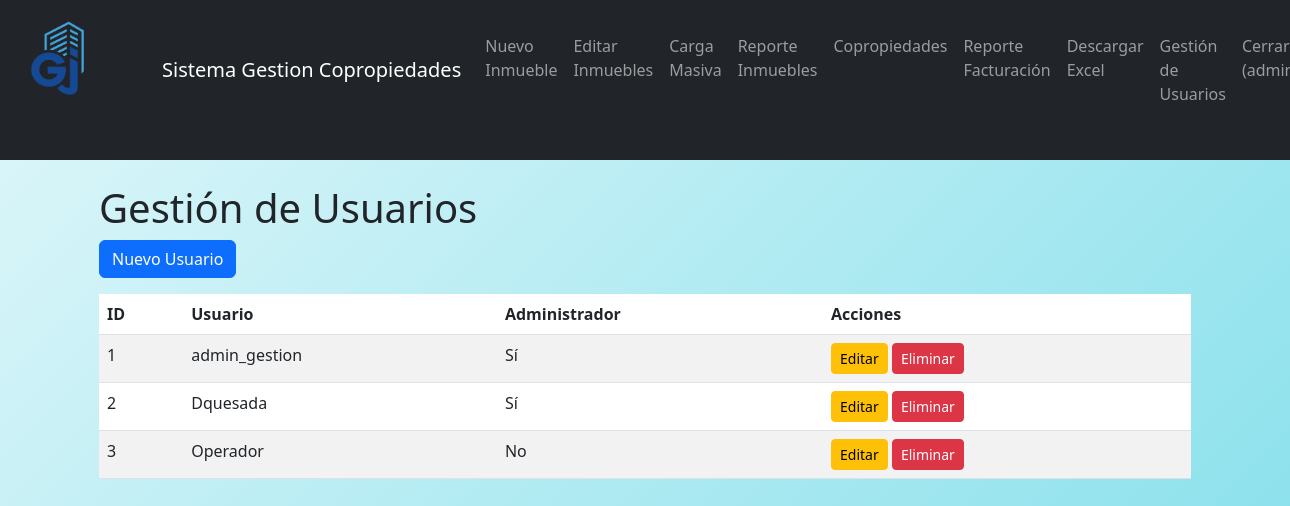
The page /users (signed in) on the database as committed earlier.
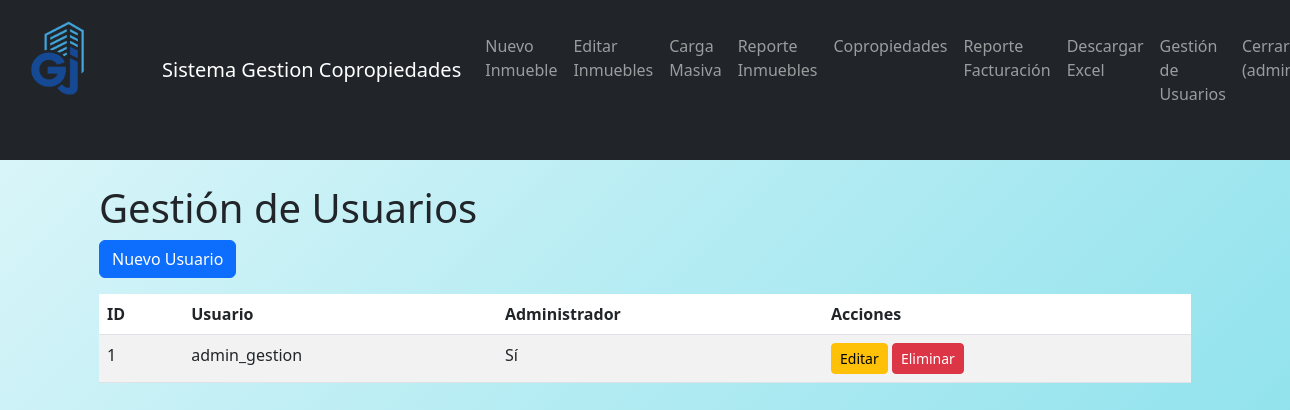
The same page on the database as committed later.
### app/models.py (models this page shows, shortened)
class User(UserMixin, db.Model):
    id = db.Column(db.Integer, primary_key=True)
    username = db.Column(db.String(80), unique=True, nullable=False)
    password_hash = db.Column(db.String(256), nullable=False)
    is_admin = db.Column(db.Boolean, default=False)  # Nuevo campo

### app/routes.py (the view)
@main_bp.route('/users')
@login_required
def list_users():
    if not check_admin():
        return redirect(url_for('main.index'))
    users = User.query.all()
    return render_template('users/list.html', title='Gestión de Usuarios', users=users)

### app/models.py (called while the page is built)
@login_manager.user_loader
def load_user(user_id):
    return User.query.get(int(user_id))

### app/routes.py (called while the page is built)
def check_admin():
    if not current_user.is_authenticated or not current_user.is_admin:
        flash('Acceso denegado. Se requieren privilegios de administrador.', 'danger')
        return False
    return True

### app/templates/users/list.html
{% extends "base.html" %}
{% block content %}
<div class="container">
    <h1>Gestión de Usuarios</h1>
    <div class="mb-3">
        <a href="{{ url_for('main.new_user') }}" class="btn btn-primary">Nuevo Usuario</a>
    </div>
<div class="table-responsive">
    <table class="table table-striped">
        <thead>
            <tr>
                <th>ID</th>
                <th>Usuario</th>
                <th>Administrador</th>
                <th>Acciones</th>
            </tr>
        </thead>
        <tbody>
            {% for user in users %}
            <tr>
                <td>{{ user.id }}</td>
                <td>{{ user.username }}</td>
                <td>{% if user.is_admin %}Sí{% else %}No{% endif %}</td>
                <td>
                    <a href="{{ url_for('main.edit_user', id=user.id) }}" class="btn btn-sm btn-warning">Editar</a>
                    <form action="{{ url_for('main.delete_user', id=user.id) }}" method="post" class="d-inline">
                        <button type="submit" class="btn btn-sm btn-danger" onclick="return confirm('¿Estás seguro de eliminar este usuario?')">Eliminar</button>
                    </form>
                </td>
            </tr>
            {% endfor %}
        </tbody>
    </table>
</div>
</div>
{% endblock %}

### app/templates/base.html (shortened to what this page needs)
<!DOCTYPE html>
<html lang="es">
<head>
    <link href="https://cdn.jsdelivr.net/npm/bootstrap@5.3.0-alpha1/dist/css/bootstrap.min.css" rel="stylesheet">
    <link rel="stylesheet" href="{{ url_for('static', filename='css/style.css') }}">
</head>
<body>
    <nav class="navbar navbar-expand-lg navbar-dark bg-dark mb-4">
            <div class="container text-center mb-4">
                <img src="{{ url_for('static', filename='img/logoGJ.png') }}" alt="logo" class="img-fluid" style="max-height: 100px;">
            </div>
        <div class="container">
            <a class="navbar-brand" href="{{ url_for('main.index') }}">Sistema Gestion Copropiedades</a>
            <div class="collapse navbar-collapse" id="navbarNav">
                <ul class="navbar-nav ms-auto">
{% if current_user.is_authenticated %}
    <li class="nav-item">
        <a class="nav-link" href="{{ url_for('main.index') }}">Nuevo Inmueble</a>
    </li>
    <li class="nav-item">
        <a class="nav-link" href="{{ url_for('main.list_propiedades') }}">Editar Inmuebles</a>
    </li>
    <li class="nav-item">
        <a class="nav-link" href="{{ url_for('main.upload_excel') }}">Carga Masiva</a>
    </li>
    <li class="nav-item">
        <a class="nav-link" href="{{ url_for('main.generate_report') }}">Reporte Inmuebles</a>
    </li>
    {% if current_user.is_admin %}
    <li class="nav-item">
        <a class="nav-link" href="{{ url_for('main.list_copropiedades') }}">Copropiedades</a>
    </li>
     <li class="nav-item">
        <a class="nav-link" href="{{ url_for('main.admin_report') }}">Reporte Facturación</a>
    </li>
    {% endif %}
    <li class="nav-item">
        <a class="nav-link" href="{{ url_for('main.download_excel_data') }}">Descargar Excel</a>
    </li>
    {% if current_user.is_admin %}
    <li class="nav-item">
        <a class="nav-link" href="{{ url_for('main.list_users') }}">Gestión de Usuarios</a>
    </li>
    {% endif %}
    <li class="nav-item">
        <a class="nav-link" href="{{ url_for('main.logout') }}">Cerrar Sesión ({{ current_user.username }})</a>
    </li>
{% else %}
    <li class="nav-item">
        <a class="nav-link" href="{{ url_for('main.login') }}">Login</a>
    </li>
{% endif %}
                </ul>
            </div>
        </div>
    </nav>
    <div class="container">
        {% block content %}{% endblock %}
    </div>
</body>
</html>

Rows that differ between the two databases and show on the page:
removed User: id "2", username "Dquesada", is_admin "Sí"
removed User: id "3", username "Operador", is_admin "No"
